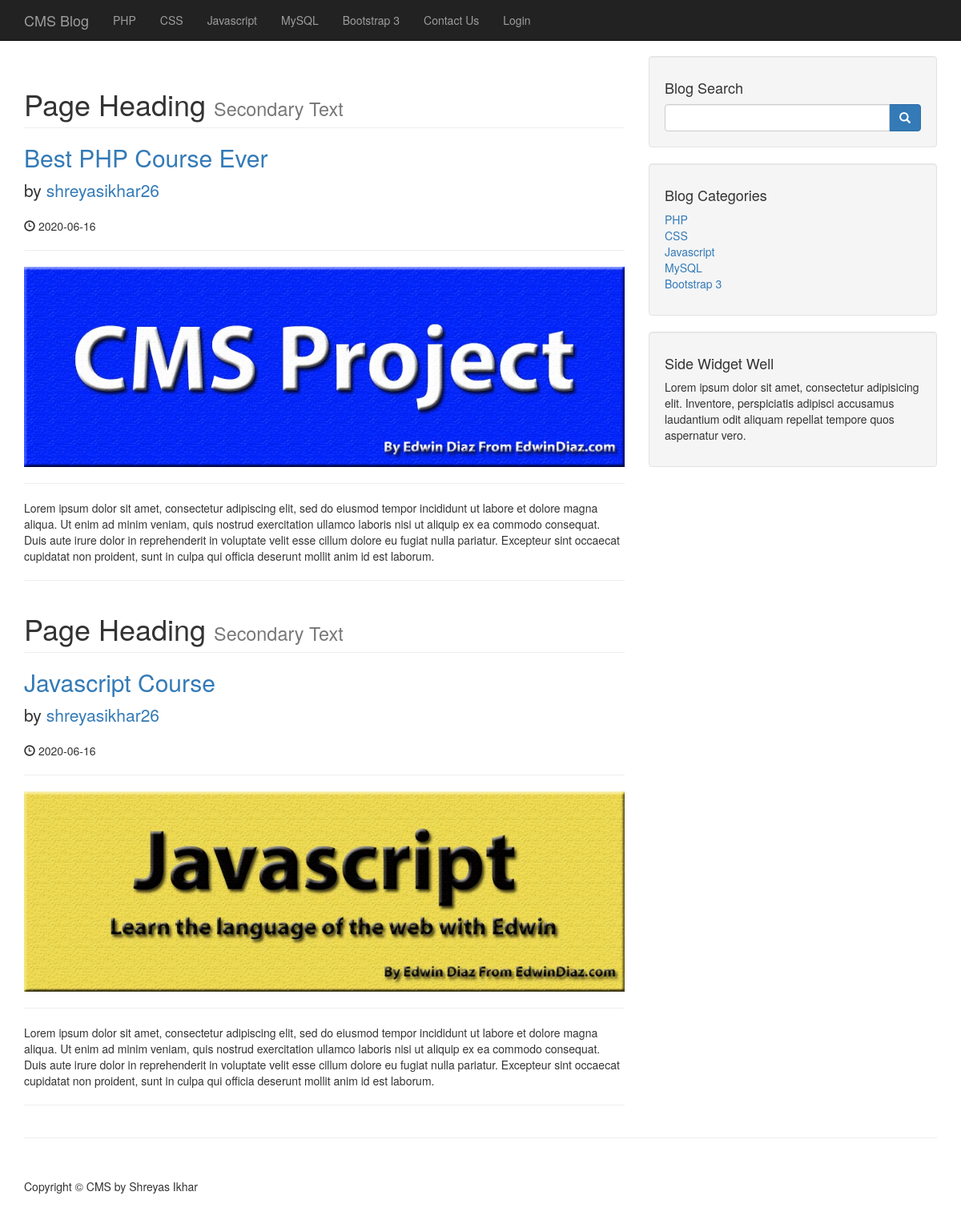
The page /author_posts/shreyasikhar26 on the database its author committed.
### tables this page shows
CREATE TABLE `categories` (
  `cat_id` int NOT NULL,
  `user_id` int NOT NULL,
  `cat_title` varchar(255) NOT NULL
);

CREATE TABLE `posts` (
  `post_id` int NOT NULL,
  `post_category_id` int NOT NULL,
  `user_id` int NOT NULL,
  `post_title` varchar(255) NOT NULL,
  `post_author` varchar(255) DEFAULT NULL,
  `post_user` varchar(255) NOT NULL,
  `post_date` date NOT NULL,
  `post_image` text NOT NULL,
  `post_content` text NOT NULL,
  `post_tags` varchar(255) NOT NULL,
  `post_comment_count` int NOT NULL DEFAULT '0',
  `post_status` varchar(255) NOT NULL DEFAULT 'draft',
  `post_views_count` int NOT NULL DEFAULT '0',
  `likes` int DEFAULT '0'
);

### admin/functions.php (called while the page is built, shortened)
<?php
    function isLoggedIn()
    {
        return false;
    }
            ?>

### author_posts.php (the view, shortened to what this page needs)
<?php include "includes/header.php"; ?>
<?php include "includes/navigation.php"; ?>
    <div class="container">
        <div class="row">
            <div class="col-md-8">
                <?php
                    if(isset($_GET['author']))
                    {
                        $post_author = $_GET['author'];
                    }
                    $postQuery = "select * from posts where post_user = '$post_author'";
                    $postResult = mysqli_query($connection, $postQuery);
                    while($row = mysqli_fetch_assoc($postResult))
                    {
                        $post_id =$row['post_id'];
                        $post_title = $row['post_title'];
                        $post_author = $row['post_user'];
                        $post_date = $row['post_date'];
                        $post_image = $row['post_image'];
                        $post_content = $row['post_content'];
                ?>
                        <h1 class="page-header">
                            Page Heading
                            <small>Secondary Text</small>
                        </h1>
                        <h2>
                            <a href="/post/<?php echo $post_id ?>"><?php echo $post_title; ?></a>
                        </h2>
                        <p class="lead">
                            by <a href="/author_posts/<?php echo $post_author; ?>"><?php echo $post_author; ?></a>
                        </p>
                        <p><span class="glyphicon glyphicon-time"></span> <?php echo $post_date; ?></p>
                        <hr>
                        <img class="img-responsive" src="/images/<?php echo $post_image; ?>" alt="">
                        <hr>
                        <p><?php echo $post_content; ?></p>
                        <hr>
                <?php
                    }
                ?>
            </div>
            <?php include "includes/sidebar.php"; ?>
        </div>
        <hr>
        <?php include "includes/footer.php"; ?>

### includes/navigation.php (shortened to what this page needs)
<nav class="navbar navbar-inverse navbar-fixed-top" role="navigation">
        <div class="container">
            <div class="navbar-header">
                <a class="navbar-brand" href="/">CMS Blog</a>
            </div>
            <div class="collapse navbar-collapse" id="bs-example-navbar-collapse-1">
                <ul class="nav navbar-nav">
                <?php
                    $query = "SELECT * FROM categories";
                    $result = mysqli_query($connection, $query);
                    while($row = mysqli_fetch_assoc($result))
                    {
                        $cat_id = $row['cat_id'];
                        $cat_title = $row['cat_title'];
                        $category_class = '';
                        $contact_class = '';
                        echo "<li class = '{$category_class}'><a href='/category/{$cat_id}'>{$cat_title}</a></li>";
                    }
                ?>
                    <li class='<?php echo $contact_class; ?>'>
                        <a href="/contact">Contact Us</a>
                    </li>
                    <?php if(isLoggedIn()): ?>
                        <li>
                            <a href="/admin">Dashboard</a>
                        </li>
                        <li>
                            <a href="/includes/logout.php">Logout</a>
                        </li>
                    <?php else: ?>
                        <li>
                            <a href="/login">Login</a>
                        </li>
                    <?php endif; ?>
                </ul>
            </div>
        </div>
</nav>

### includes/sidebar.php (shortened to what this page needs)
<div class="col-md-4">
        <div class="well">
            <h4>Blog Search</h4>
            <form action="search" method="post">
            <div class="input-group">
                <input type="text" class="form-control" name="search">
                <span class="input-group-btn">
                    <button class="btn btn-primary" type="submit" name="submit">
                        <span class="glyphicon glyphicon-search"></span>
                </button>
                </span>
            </div>
            </form>
        </div>
        <div class="well">
        <?php
            $categories_sidebar = "SELECT * FROM categories";
            $categories_result = mysqli_query($connection, $categories_sidebar);
        ?>
            <h4>Blog Categories</h4>
            <div class="row">
                <div class="col-lg-12">
                    <ul class="list-unstyled">
                    <?php
                        while($row = mysqli_fetch_assoc($categories_result))
                        {
                            $cat_title = $row['cat_title'];
                            $cat_id = $row['cat_id'];
                            echo "<li><a href='/category/{$cat_id}'>{$cat_title}</a></li>";
                        }
                    ?>
                    </ul>
                </div>
            </div>
        </div>
    <?php  include "includes/widget.php"; ?>
</div>

### css/blog-home.css (style rules this page uses)
body { padding-top: 70px; }

### rows shown on the page
categories: cat_title "PHP"
categories: cat_title "CSS"
categories: cat_title "Javascript"
categories: cat_title "MySQL"
categories: cat_title "Bootstrap 3"
posts: post_title "Best PHP Course Ever", post_user "shreyasikhar26", post_date "2020-06-16", post_image (picture), post_content "Lorem ipsum dolor sit amet, consectetur adipiscing elit, sed do eiusmod tempor incididunt ut labore et dolore magna aliqua. Ut enim ad minim veniam, quis nostrud exercitation ullamco laboris nisi ut aliquip ex ea commodo consequat. Duis aute irure dolor in reprehenderit in voluptate velit esse cillum dolore eu fugiat nulla pariatur. Excepteur sint occaecat cupidatat non proident, sunt in culpa qui officia deserunt mollit anim id est laborum."
posts: post_title "Javascript Course", post_user "shreyasikhar26", post_date "2020-06-16", post_image (picture), post_content "Lorem ipsum dolor sit amet, consectetur adipiscing elit, sed do eiusmod tempor incididunt ut labore et dolore magna aliqua. Ut enim ad minim veniam, quis nostrud exercitation ullamco laboris nisi ut aliquip ex ea commodo consequat. Duis aute irure dolor in reprehenderit in voluptate velit esse cillum dolore eu fugiat nulla pariatur. Excepteur sint occaecat cupidatat non proident, sunt in culpa qui officia deserunt mollit anim id est laborum."
